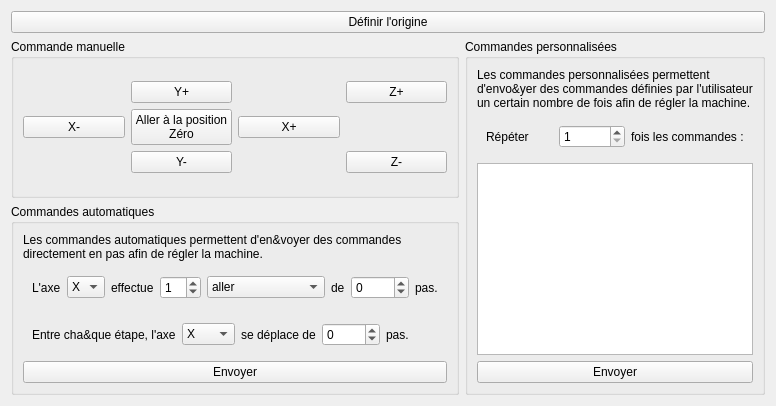
          <widget class="QWidget" name="tab_command">
           <attribute name="title">
            <string>Commande</string>
           </attribute>
           <layout class="QGridLayout" name="gridLayout">
            <item row="1" column="0">
             <widget class="QGroupBox" name="grp_cmd">
              <property name="title">
               <string>Commande manuelle</string>
              </property>
              <layout class="QVBoxLayout" name="verticalLayout_6">
               <item>
                <layout class="QGridLayout" name="gridLayout_2">
                 <item row="1" column="2">
                  <widget class="QPushButton" name="btn_x_plus">
                   <property name="text">
                    <string>X+</string>
                   </property>
                   <property name="icon">
                    <iconset>
                     <normaloff>../sivi_cnc_driver/rc/right.png</normaloff>../sivi_cnc_driver/rc/right.png</iconset>
                   </property>
                  </widget>
                 </item>
                 <item row="0" column="1">
                  <widget class="QPushButton" name="btn_y_plus">
                   <property name="text">
                    <string>Y+</string>
                   </property>
                   <property name="icon">
                    <iconset>
                     <normaloff>../sivi_cnc_driver/rc/up.png</normaloff>../sivi_cnc_driver/rc/up.png</iconset>
                   </property>
                  </widget>
                 </item>
                 <item row="0" column="3">
                  <widget class="QPushButton" name="btn_z_plus">
                   <property name="text">
                    <string>Z+</string>
                   </property>
                   <property name="icon">
                    <iconset>
                     <normalon>../sivi_cnc_driver/rc/up.png</normalon>
                    </iconset>
                   </property>
                  </widget>
                 </item>
                 <item row="2" column="3">
                  <widget class="QPushButton" name="btn_z_minus">
                   <property name="text">
                    <string>Z-</string>
                   </property>
                   <property name="icon">
                    <iconset>
                     <normalon>../sivi_cnc_driver/rc/down.png</normalon>
                    </iconset>
                   </property>
                  </widget>
                 </item>
                 <item row="2" column="1">
                  <widget class="QPushButton" name="btn_y_minus">
                   <property name="text">
                    <string>Y-</string>
                   </property>
                   <property name="icon">
                    <iconset>
                     <normaloff>../sivi_cnc_driver/rc/down.png</normaloff>../sivi_cnc_driver/rc/down.png</iconset>
                   </property>
                  </widget>
                 </item>
                 <item row="1" column="0">
                  <widget class="QPushButton" name="btn_x_minus">
                   <property name="text">
                    <string>X-</string>
                   </property>
                   <property name="icon">
                    <iconset>
                     <normaloff>../sivi_cnc_driver/rc/left.png</normaloff>../sivi_cnc_driver/rc/left.png</iconset>
                   </property>
                  </widget>
                 </item>
                 <item row="1" column="1">
                  <widget class="QPushButton" name="btn_go_to_zero">
                   <property name="text">
                    <string>Aller à la position
Zéro</string>
                   </property>
                   <property name="icon">
                    <iconset>
                     <normaloff>../sivi_cnc_driver/rc/origin.png</normaloff>../sivi_cnc_driver/rc/origin.png</iconset>
                   </property>
                   <property name="iconSize">
                    <size>
                     <width>64</width>
                     <height>64</height>
                    </size>
                   </property>
                   <property name="flat">
                    <bool>false</bool>
                   </property>
                  </widget>
                 </item>
                </layout>
               </item>
              </layout>
             </widget>
            </item>
            <item row="2" column="0">
             <widget class="QGroupBox" name="grp_auto">
              <property name="title">
               <string>Commandes automatiques</string>
              </property>
              <layout class="QVBoxLayout" name="verticalLayout_14">
               <item>
                <widget class="QLabel" name="label_6">
                 <property name="text">
                  <string>Les commandes automatiques permettent d'en&amp;voyer des commandes directement en pas afin de régler la machine.</string>
                 </property>
                 <property name="wordWrap">
                  <bool>true</bool>
                 </property>
                </widget>
               </item>
               <item>
                <widget class="QWidget" name="auto_cmd_1" native="true">
                 <layout class="QHBoxLayout" name="horizontalLayout_10">
                  <item>
                   <widget class="QLabel" name="label_7">
                    <property name="text">
                     <string>L'axe</string>
                    </property>
                   </widget>
                  </item>
                  <item>
                   <widget class="QComboBox" name="auto_cmd_axis">
                    <item>
                     <property name="text">
                      <string>X</string>
                     </property>
                    </item>
                    <item>
                     <property name="text">
                      <string>Y</string>
                     </property>
                    </item>
                    <item>
                     <property name="text">
                      <string>Z</string>
                     </property>
                    </item>
                   </widget>
                  </item>
                  <item>
                   <widget class="QLabel" name="label_8">
                    <property name="text">
                     <string>effectue</string>
                    </property>
                   </widget>
                  </item>
                  <item>
                   <widget class="QSpinBox" name="auto_cmd_number">
                    <property name="value">
                     <number>1</number>
                    </property>
                   </widget>
                  </item>
                  <item>
                   <widget class="QComboBox" name="auto_cmd_type">
                    <item>
                     <property name="text">
                      <string>aller</string>
                     </property>
                    </item>
                    <item>
                     <property name="text">
                      <string>aller(s)-retour(s)</string>
                     </property>
                    </item>
                   </widget>
                  </item>
                  <item>
                   <widget class="QLabel" name="label_9">
                    <property name="text">
                     <string>de</string>
                    </property>
                   </widget>
                  </item>
                  <item>
                   <widget class="QSpinBox" name="auto_cmd_step">
                    <property name="minimum">
                     <number>-1000</number>
                    </property>
                    <property name="maximum">
                     <number>1000</number>
                    </property>
                   </widget>
                  </item>
                  <item>
                   <widget class="QLabel" name="label_10">
                    <property name="text">
                     <string>pas.</string>
                    </property>
                   </widget>
                  </item>
                 </layout>
                </widget>
               </item>
               <item>
                <widget class="QWidget" name="auto_cmd_2" native="true">
                 <layout class="QHBoxLayout" name="horizontalLayout_6">
                  <item>
                   <widget class="QLabel" name="label_13">
                    <property name="text">
                     <string>Entre cha&amp;que étape, l'axe</string>
                    </property>
                    <property name="textFormat">
                     <enum>Qt::PlainText</enum>
                    </property>
                   </widget>
                  </item>
                  <item>
                   <widget class="QComboBox" name="auto_cmd_axis_2">
                    <item>
                     <property name="text">
                      <string>X</string>
                     </property>
                    </item>
                    <item>
                     <property name="text">
                      <string>Y</string>
                     </property>
                    </item>
                    <item>
                     <property name="text">
                      <string>Z</string>
                     </property>
                    </item>
                   </widget>
                  </item>
                  <item>
                   <widget class="QLabel" name="label_14">
                    <property name="text">
                     <string>se déplace de</string>
                    </property>
                   </widget>
                  </item>
                  <item>
                   <widget class="QSpinBox" name="auto_cmd_step_2">
                    <property name="minimum">
                     <number>-1000</number>
                    </property>
                    <property name="maximum">
                     <number>1000</number>
                    </property>
                   </widget>
                  </item>
                  <item>
                   <widget class="QLabel" name="label_15">
                    <property name="text">
                     <string>pas.</string>
                    </property>
                   </widget>
                  </item>
                 </layout>
                </widget>
               </item>
               <item>
                <widget class="QPushButton" name="btn_run_auto_cmd">
                 <property name="text">
                  <string>Envoyer</string>
                 </property>
                 <property name="icon">
                  <iconset>
                   <normaloff>../sivi_cnc_driver/rc/run.png</normaloff>../sivi_cnc_driver/rc/run.png</iconset>
                 </property>
                </widget>
               </item>
              </layout>
             </widget>
            </item>
            <item row="1" column="1" rowspan="2">
             <widget class="QGroupBox" name="groupBox_6">
              <property name="title">
               <string>Commandes personnalisées</string>
              </property>
              <layout class="QVBoxLayout" name="verticalLayout_5">
               <item>
                <widget class="QLabel" name="label_16">
                 <property name="text">
                  <string>Les commandes personnalisées permettent d'envo&amp;yer des commandes définies par l'utilisateur un certain nombre de fois afin de régler la machine.</string>
                 </property>
                 <property name="wordWrap">
                  <bool>true</bool>
                 </property>
                </widget>
               </item>
               <item>
                <widget class="QWidget" name="widget_4" native="true">
                 <layout class="QHBoxLayout" name="horizontalLayout_7">
                  <item>
                   <widget class="QLabel" name="label_17">
                    <property name="text">
                     <string>Répéter</string>
                    </property>
                   </widget>
                  </item>
                  <item>
                   <widget class="QSpinBox" name="perso_cmd_number">
                    <property name="minimum">
                     <number>1</number>
                    </property>
                    <property name="maximum">
                     <number>1000</number>
                    </property>
                   </widget>
                  </item>
                  <item>
                   <widget class="QLabel" name="label_18">
                    <property name="text">
                     <string>fois les commandes :</string>
                    </property>
                   </widget>
                  </item>
                 </layout>
                </widget>
               </item>
               <item>
                <widget class="QTextEdit" name="perso_cmd"/>
               </item>
               <item>
                <widget class="QPushButton" name="btn_run_perso_cmd">
                 <property name="text">
                  <string>Envoyer</string>
                 </property>
                 <property name="icon">
                  <iconset>
                   <normaloff>../sivi_cnc_driver/rc/run.png</normaloff>../sivi_cnc_driver/rc/run.png</iconset>
                 </property>
                </widget>
               </item>
              </layout>
             </widget>
            </item>
            <item row="0" column="0" colspan="2">
             <widget class="QPushButton" name="btn_set_origin">
              <property name="text">
               <string>Définir l'origine</string>
              </property>
              <property name="icon">
               <iconset>
                <normaloff>../sivi_cnc_driver/rc/origin.png</normaloff>../sivi_cnc_driver/rc/origin.png</iconset>
              </property>
             </widget>
            </item>
           </layout>
          </widget>
